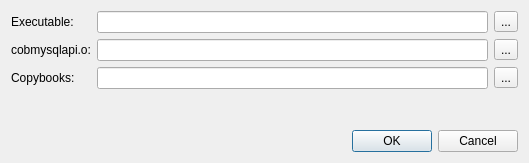
<?xml version="1.0" encoding="UTF-8"?>
<ui version="4.0">
 <class>Dialog</class>
 <widget class="QDialog" name="Dialog">
  <property name="geometry">
   <rect>
    <x>0</x>
    <y>0</y>
    <width>529</width>
    <height>163</height>
   </rect>
  </property>
  <property name="windowTitle">
   <string>DBPRE Configuration</string>
  </property>
  <layout class="QVBoxLayout" name="verticalLayout">
   <item>
    <layout class="QFormLayout" name="formLayout">
     <item row="0" column="0">
      <widget class="QLabel" name="label">
       <property name="text">
        <string>Executable:</string>
       </property>
      </widget>
     </item>
     <item row="0" column="1">
      <layout class="QHBoxLayout" name="horizontalLayout_3">
       <item>
        <widget class="PathLineEdit" name="edit_exe">
         <property name="toolTip">
          <string>Path to the dbpre executable</string>
         </property>
        </widget>
       </item>
       <item>
        <widget class="QToolButton" name="bt_exe">
         <property name="toolTip">
          <string>Choose the directory that contains the dbpre executable.</string>
         </property>
         <property name="text">
          <string>...</string>
         </property>
        </widget>
       </item>
      </layout>
     </item>
     <item row="1" column="0">
      <widget class="QLabel" name="label_2">
       <property name="text">
        <string>cobmysqlapi.o:</string>
       </property>
      </widget>
     </item>
     <item row="1" column="1">
      <layout class="QHBoxLayout" name="horizontalLayout">
       <item>
        <widget class="PathLineEdit" name="edit_obj">
         <property name="toolTip">
          <string>Path to cobmysqlapi.o</string>
         </property>
        </widget>
       </item>
       <item>
        <widget class="QToolButton" name="bt_obj">
         <property name="toolTip">
          <string>Choose the directory that contains cobmysqlapi.o</string>
         </property>
         <property name="text">
          <string>...</string>
         </property>
        </widget>
       </item>
      </layout>
     </item>
     <item row="2" column="0">
      <widget class="QLabel" name="label_3">
       <property name="text">
        <string>Copybooks:</string>
       </property>
      </widget>
     </item>
     <item row="2" column="1">
      <layout class="QHBoxLayout" name="horizontalLayout_2">
       <item>
        <widget class="PathLineEdit" name="edit_copy">
         <property name="toolTip">
          <string>&lt;html&gt;&lt;head/&gt;&lt;body&gt;&lt;p&gt;Path to the directory that contains the dbpre copybooks.&lt;/p&gt;&lt;/body&gt;&lt;/html&gt;</string>
         </property>
        </widget>
       </item>
       <item>
        <widget class="QToolButton" name="bt_copy">
         <property name="toolTip">
          <string>Choose the directory that contains the dbpre copybooks</string>
         </property>
         <property name="text">
          <string>...</string>
         </property>
        </widget>
       </item>
      </layout>
     </item>
    </layout>
   </item>
   <item>
    <widget class="QDialogButtonBox" name="buttonBox">
     <property name="orientation">
      <enum>Qt::Horizontal</enum>
     </property>
     <property name="standardButtons">
      <set>QDialogButtonBox::Cancel|QDialogButtonBox::Ok</set>
     </property>
    </widget>
   </item>
  </layout>
 </widget>
 <customwidgets>
  <customwidget>
   <class>PathLineEdit</class>
   <extends>QLineEdit</extends>
   <header>hackedit.api.widgets</header>
  </customwidget>
 </customwidgets>
 <tabstops>
  <tabstop>edit_exe</tabstop>
  <tabstop>bt_exe</tabstop>
  <tabstop>edit_obj</tabstop>
  <tabstop>bt_obj</tabstop>
  <tabstop>edit_copy</tabstop>
  <tabstop>bt_copy</tabstop>
 </tabstops>
 <resources/>
 <connections>
  <connection>
   <sender>buttonBox</sender>
   <signal>accepted()</signal>
   <receiver>Dialog</receiver>
   <slot>accept()</slot>
   <hints>
    <hint type="sourcelabel">
     <x>248</x>
     <y>254</y>
    </hint>
    <hint type="destinationlabel">
     <x>157</x>
     <y>274</y>
    </hint>
   </hints>
  </connection>
  <connection>
   <sender>buttonBox</sender>
   <signal>rejected()</signal>
   <receiver>Dialog</receiver>
   <slot>reject()</slot>
   <hints>
    <hint type="sourcelabel">
     <x>316</x>
     <y>260</y>
    </hint>
    <hint type="destinationlabel">
     <x>286</x>
     <y>274</y>
    </hint>
   </hints>
  </connection>
 </connections>
</ui>
